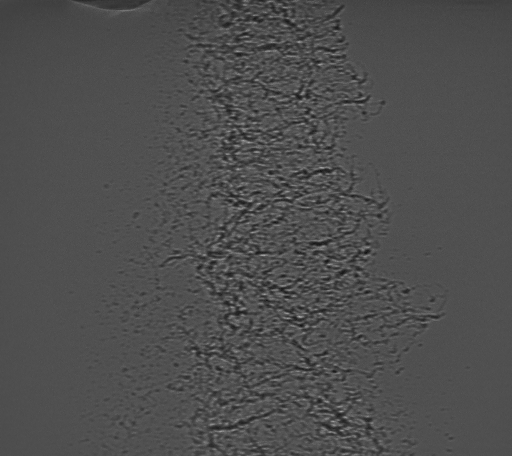
#> input picture individual_developers/jackson/120.tif, 512 x 456 px, found by its file name
$ python FourierFilter.py
#> lines starting #> are read from the running program, lines starting #| are printed output that depends on the picture
import cv2
import numpy as np
import matplotlib.pyplot as plt
from scipy import fftpack

img = cv2.imread("individual_developers/jackson/120.tif",-1)
#> img is the input picture: shape (456, 512); min 16, max 174, mean 78.5
#Material parameters to be determined later
mu = 2*10**(3)
zDelta = 3.1*10**(-5) * 250*10**(3)
alpha = mu/zDelta

'''
img = cv2.imread("individual_developers/jackson/jmi_1010_f3b.tiff",-1)
img = cv2.cvtColor(img, cv2.COLOR_RGB2GRAY).astype('uint32')
#Material parameters to be determined later
mu = 0.11322 *10**(-2)
zDelta = -0.375 *250
alpha = zDelta/mu
'''

#Fourier frequency coordinates
ky = fftpack.fftfreq(len(img))
#> ky = 456 values, max 0.498 at index 227, min -0.5 at index 228, mean -0.0011
kx = fftpack.fftfreq(len(img[0]))
#> kx = 512 values, max 0.498 at index 255, min -0.5 at index 256, mean -0.000977
kx, ky = np.meshgrid(kx, ky)
#Compute their magnitudes
fourierMagnitude = np.square(kx) + np.square(ky)
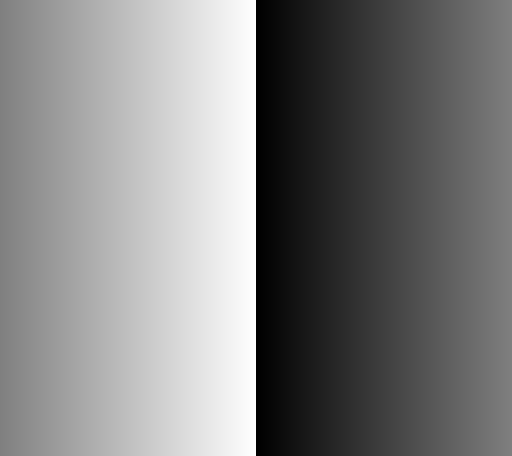
#> kx: shape (456, 512) float64; min -0.5, max 0.498, mean -0.000977; drawn with min black and max white
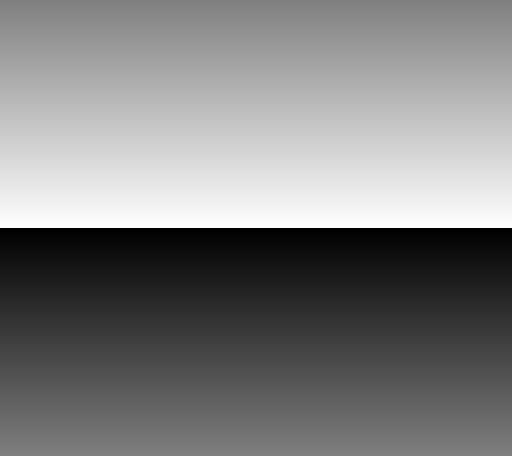
#> ky: shape (456, 512) float64; min -0.5, max 0.498, mean -0.0011; drawn with min black and max white

img_ft = fftpack.fft2(img)

transformedFT = img_ft/ (1+ alpha*fourierMagnitude)

transformedImage = fftpack.ifft2(transformedFT).real
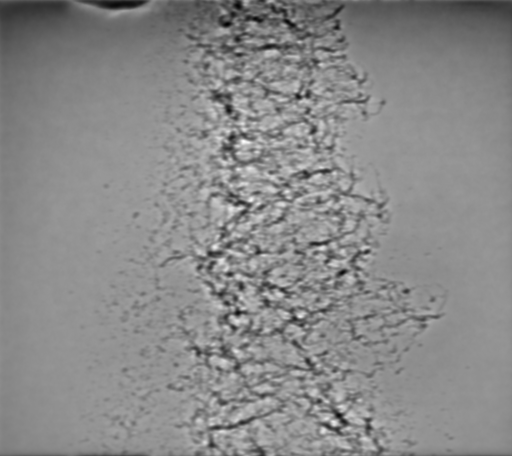
#> transformedImage: shape (456, 512) float64; min 58.61, max 95.43, mean 78.5; drawn with min black and max white

thickness = -(1/mu)*np.log(transformedImage)
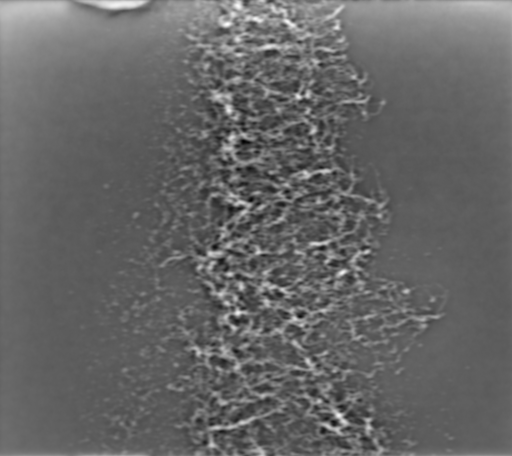
#> thickness: shape (456, 512) float64; min -0.00228, max -0.00204, mean -0.00218; drawn with min black and max white

plt.close()
fig, axes = plt.subplots(1, 2)
axes[0].set_title("Original")
axes[0].imshow(img,cmap='gray')
axes[1].set_title("Thickness")
axes[1].imshow(thickness,cmap='gray')
axes[1].set_xlabel("alpha =" + str(alpha))
plt.tight_layout()
plt.show()

$ run again, with individual_developers/jackson/187.tif copied over individual_developers/jackson/120.tif
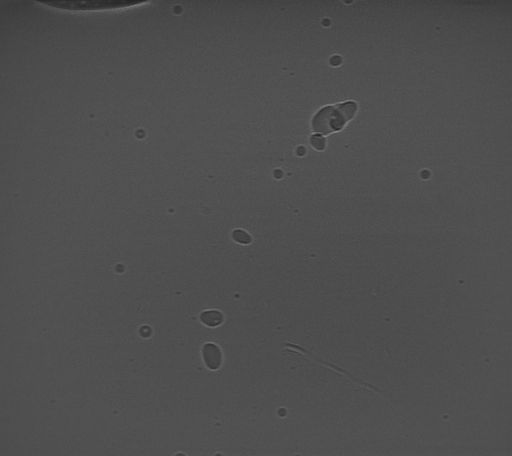
#> input picture individual_developers/jackson/187.tif, 512 x 456 px, found by its file name
#> img is the input picture: shape (456, 512); min 34, max 136, mean 78.6
#> `ky = fftpack.fftfreq(len(img))`: ky = 456 values, max 0.498 at index 227, min -0.5 at index 228, mean -0.0011
#> `kx = fftpack.fftfreq(len(img[0]))`: kx = 512 values, max 0.498 at index 255, min -0.5 at index 256, mean -0.000977
#> `transformedImage = fftpack.ifft2(transformedFT).real`:
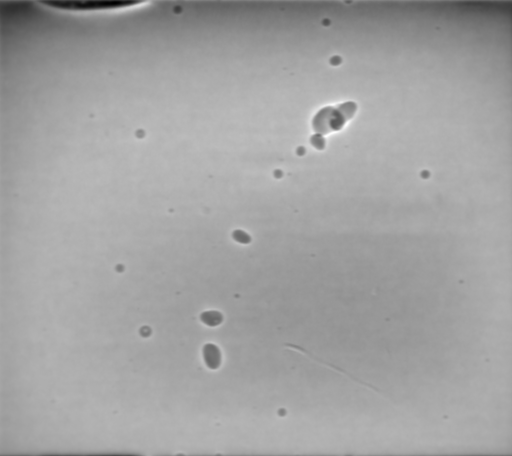
#> transformedImage: shape (456, 512) float64; min 55.16, max 91.85, mean 78.6; drawn with min black and max white
#> `thickness = -(1/mu)*np.log(transformedImage)`:
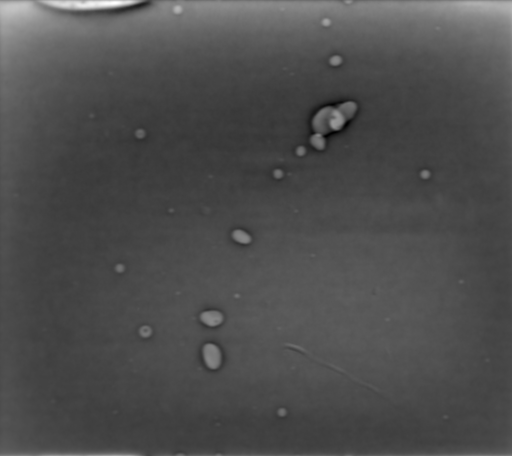
#> thickness: shape (456, 512) float64; min -0.00226, max -0.00201, mean -0.00218; drawn with min black and max white
